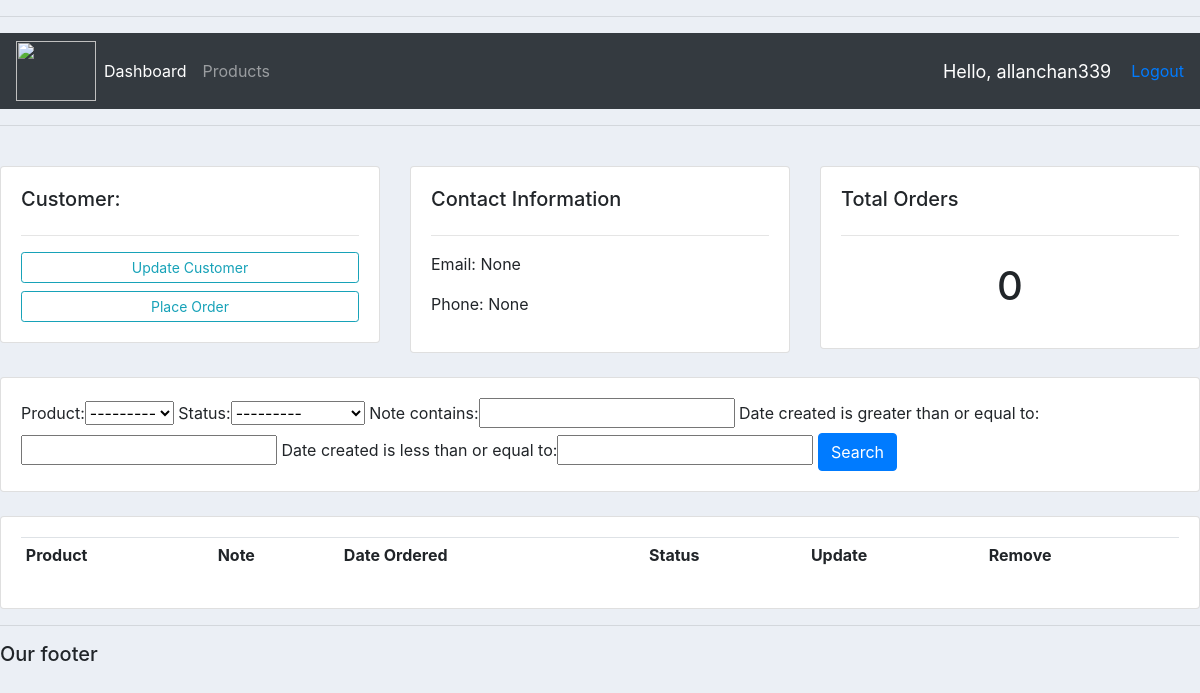
Page /customer/3/ (signed in) on the earlier database version.
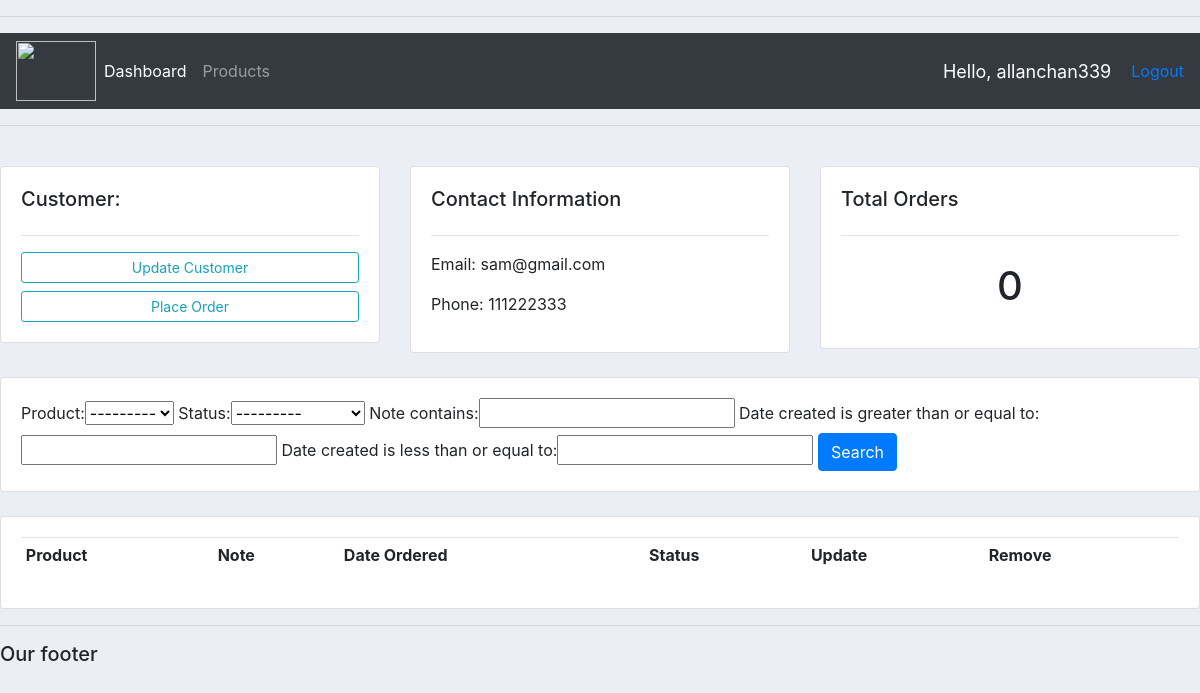
Same page on the later database version.
### accounts/models.py (models this page shows, shortened)
class Customer(models.Model):
    user = models.OneToOneField(User, blank = True, null = True, on_delete = models.CASCADE)
    name = models.CharField(max_length = 200, null = True)
    phone = models.CharField(max_length = 200, null = True)
    email = models.CharField(max_length = 200, null = True)
    profile_pic = models.ImageField(default = 'html-flat.png', null = True, blank = True)
    date_created = models.DateTimeField(auto_now_add = True)

### accounts/decorators.py (the view)
        def wrapper_func(request, *args, **kwargs):
            group = None
            if request.user.groups.exists():
                group = request.user.groups.all()[0].name
            if group in allowed_roles:
                return view_func(request, *args, **kwargs)
            else:
                return HttpResponse('You are not authorized to view this page')

### accounts/models.py (called while the page is built)
    def __str__(self):
        return self.name

### accounts/views.py (called while the page is built)
@login_required(login_url = 'login')
@allowed_users(allowed_roles = ['admin', ])
def customer(request, pk):
    customer = Customer.objects.get(id = pk)
    orders = customer.order_set.all()
    order_count = orders.count()
    myFilter = OrderFilter(request.GET, queryset = orders)
    orders = myFilter.qs
    context = {'customer': customer, 'orders': orders, 'order_count': order_count, 'myFilter': myFilter}
    return render(request, 'accounts/customer.html', context)

### templates/accounts/customer.html (shortened to what this page needs)
{%  extends 'accounts/main.html' %}
{% block content %}
    <br>
    <div class="row">
        <div class="col-md">
            <div class="card card-body">
                <h5>Customer:</h5>
                <hr>
                <a class="btn btn-outline-info  btn-sm btn-block" href="">Update Customer</a>
                <a class="btn btn-outline-info  btn-sm btn-block" href="{% url 'create_order' customer.id %}">Place Order</a>
            </div>
        </div>
        <div class="col-md">
            <div class="card card-body">
                <h5>Contact Information</h5>
                <hr>
                <p>Email: {{ customer.email }}</p>
                <p>Phone: {{ customer.phone }}</p>
            </div>
        </div>
        <div class="col-md">
            <div class="card card-body">
                <h5>Total Orders</h5>
                <hr>
                <h1 style="text-align: center;padding: 10px"> {{ order_count }}</h1>
            </div>
        </div>
    </div>
    <br>
    <div class="row">
        <div class="col">
            <div class="card card-body">
                <form method="get">
                    {{ myFilter.form }}
                    <button class="btn btn-primary" type="submit">Search</button>
                </form>
            </div>
        </div>
    </div>
    <br>
    <div class="row">
        <div class="col-md">
            <div class="card card-body">
                <table class="table table-sm">
                    <tr>
                        <th>Product</th>
                        <th>Note</th>
                        <th>Date Ordered</th>
                        <th>Status</th>
                        <th>Update</th>
                        <th>Remove</th>
                    </tr>
                </table>
            </div>
        </div>
    </div>
{% endblock %}

Differences in the rows shown:
changed Customer: email "None" → "sam@gmail.com"; phone "None" → "111222333"
